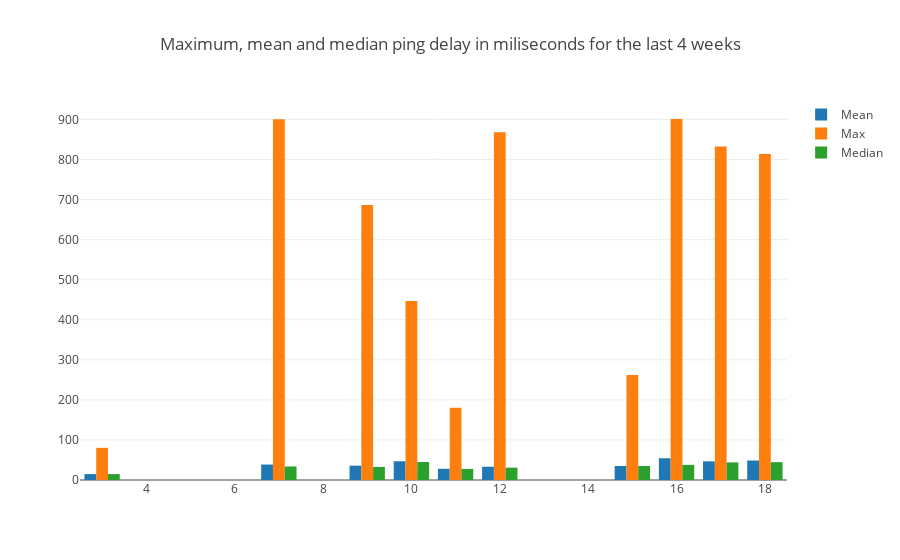

The cell this chart's notebook holds for it:
### Markdown cell above
Plotting mean and max ping latency results for every reporting result in December.

### Code cell
trace1 = go.Bar(
            x=device_numbers_dec,
            y=device_mean_dec,
            name='Mean',
    )
trace2 = go.Bar(
            x=device_numbers_dec,
            y=device_max_dec,
            name='Max',
    
    )
trace3 = go.Bar(
            x=device_numbers_dec,
            y=device_median_dec,
            name='Median',
    
    )
data = [trace1, trace2, trace3]
layout = go.Layout(
       # barmode='stack',
        title="Maximum, mean and median ping delay in miliseconds for the last 4 weeks"
    )

fig = go.Figure(data=data, layout=layout)
iplot(fig)

### Figure 1 — Plotly figure (JSON) as saved in the notebook; plotly's stock layout.template omitted (floating-point values rounded to 4 significant figures)
{"data": [{"name": "Mean", "type": "bar", "x": [3, 7, 9, 10, 11, 12, 15, 16, 17, 18], "y": [14.79, 38.55, 35.8, 46.77, 28.04, 33.07, 35.02, 54.37, 46.57, 48.65]}, {"name": "Max", "type": "bar", "x": [3, 7, 9, 10, 11, 12, 15, 16, 17, 18], "y": [80.32, 900.7, 686.3, 446.6, 180.6, 867.8, 262.4, 901.1, 832.2, 813.9]}, {"name": "Median", "type": "bar", "x": [3, 7, 9, 10, 11, 12, 15, 16, 17, 18], "y": [14.72, 33.8, 32.58, 44.89, 27.62, 30.87, 35.0, 37.8, 43.89, 44.53]}], "layout": {"title": "Maximum, mean and median ping delay in miliseconds for the last 4 weeks"}}
